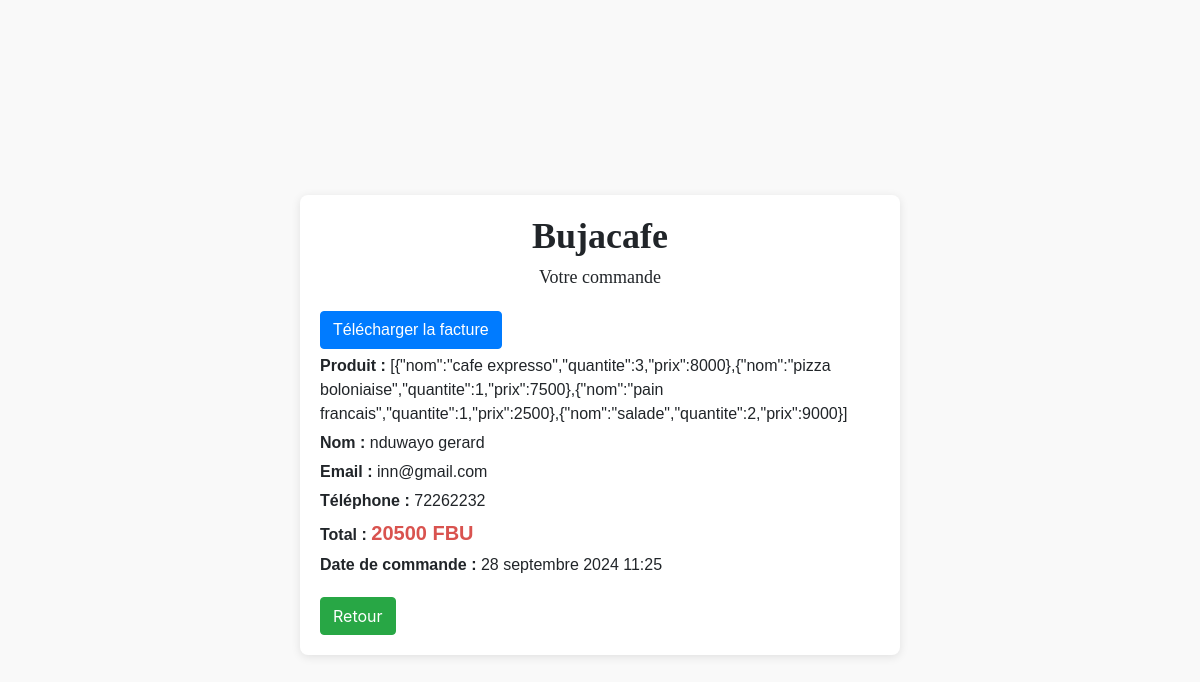
Page /confirmation on the committed database.
### steakhouse/models.py (models this page shows)
class Commande(models.Model):
        id = models.AutoField(primary_key=True)  # Champ id auto-incrément
        item=models.CharField(max_length=200)
        total=models.CharField(max_length=200)
        nom=models.CharField(max_length=120)
        email=models.EmailField()
        commune=models.CharField(max_length=200)
        zone=models.CharField(max_length=200)
        telephone=models.CharField(max_length=300)
        commentaire=models.TextField(default=0)
        date_commande=models.DateTimeField(auto_now=True)
        class Meta:
            ordering =['-date_commande']

### steakhouse/views.py (the view)
# urls.py: path('confirmation', confirmation,name="confirmation"),
def confirmation(request):
    commandes = Commande.objects.all().order_by('-date_commande')[:1]
    context = {
        'commandes': commandes
    }
    return render(request, 'shop/confirmation.html', context)

### steakhouse/templates/shop/confirmation.html (shortened to what this page needs)
{% block content %}
<!DOCTYPE html>
<html lang="en">
<head>
    <link rel="stylesheet" href="https://cdn.jsdelivr.net/npm/bootstrap@4.0.0/dist/css/bootstrap.min.css">
    <link rel="stylesheet" href="https://cdnjs.cloudflare.com/ajax/libs/font-awesome/5.15.3/css/all.min.css">
</head>
<body>
  <div class="invoice-container">
    {% if commandes %}
      {% for commande in commandes %}
        <div class="invoice-header">
          <h1>Bujacafe</h1>
          <p class="subtitle">Votre commande</p>
        </div>
        <div class="invoice-body" id="invoice-content">
          <button class="btn btn-primary" id="download-btn">Télécharger la facture</button>
          <p><strong>Produit :</strong> {{ commande.item|safe }}</p>
          <p><strong>Nom :</strong> {{ commande.nom }}</p>
          <p><strong>Email :</strong> {{ commande.email }}</p>
          <p><strong>Téléphone :</strong> {{ commande.telephone }}</p>
          <p><strong>Total :</strong> <span class="total">{{ commande.total }} </span></p>
          <p><strong>Date de commande :</strong> {{ commande.date_commande }}</p>
        </div>
      {% endfor %}
    {% else %}
      <p>Aucune commande à afficher.</p>
    {% endif %}
    <button id="retour-btn" class="btn btn-success">Retour</button>
  </div>
{% endblock %}

### steakhouse/templates/shop/confirmation.html (style rules this page uses)
body { display: flex; justify-content: center; align-items: center; min-height: 100vh; background-color: #f9f9f9; margin: 0; padding-top: 50px; }
.invoice-container { background-color: #ffffff; padding: 20px; border-radius: 8px; box-shadow: 0 2px 10px rgba(0, 0, 0, 0.1); width: 80%; max-width: 600px; }
.invoice-header { text-align: center; margin-bottom: 20px; font-family: 'Georgia', serif; }
.invoice-header h1 { margin: 0; font-size: 36px; font-weight: bold; }
.subtitle { font-size: 18px; margin: 5px 0 20px; }
.invoice-body { font-family: 'Arial', sans-serif; font-size: 16px; line-height: 1.5; margin: 20px 0; }
.invoice-body p { margin: 5px 0; }
.total { font-weight: bold; font-size: 20px; color: #d9534f; }

### rows in the picture
Commande: item "[{\"nom\":\"cafe expresso\",\"quantite\":3,\"prix\":8000},{\"nom\":\"pizza boloniaise\",\"quantite\":1,\"prix\":7500},{\"nom\":\"pain francais\",\"quantite\":1,\"prix\":2500},{\"nom\":\"salade\",\"quantite\":2,\"prix\":9000}]", nom "nduwayo gerard", email "inn@gmail.com", telephone "72262232", total "20500 FBU", date_commande "28 septembre 2024 11:25"
